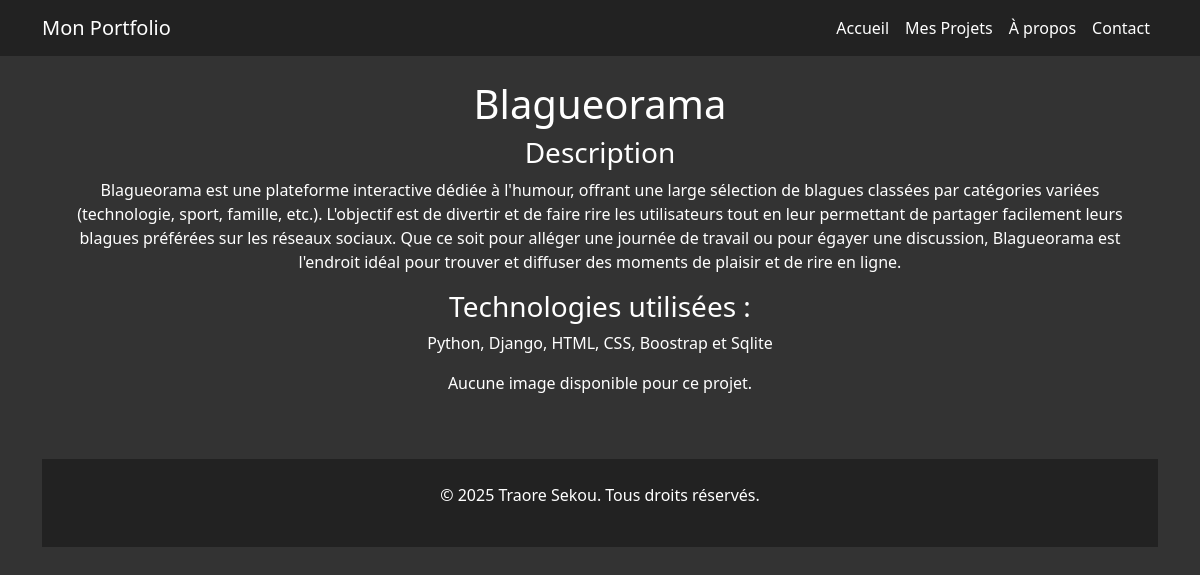
/dev95-Porfolio/projet/1/, run on an earlier commit of the app's database.
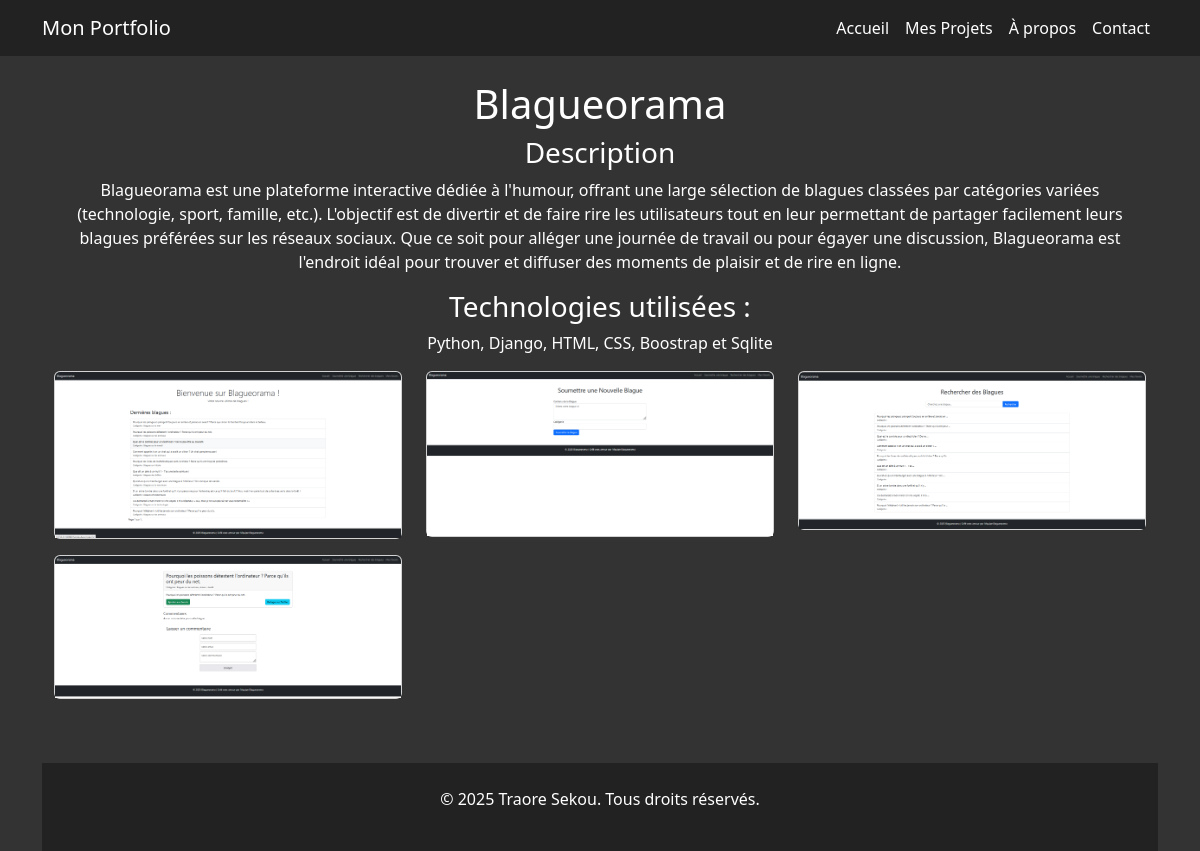
And on a later commit of the database.
### Porfolio/models.py (models this page shows, shortened)
class Project(models.Model):
    title = models.CharField(max_length=200)
    description = models.TextField()
    technologies = models.CharField(max_length=200)
    date_created = models.DateTimeField(auto_now_add=True)
    github_link = models.URLField(blank=True, null=True)

class ProjectImage(models.Model):
    project = models.ForeignKey(Project, on_delete=models.CASCADE, related_name="images")
    image = models.ImageField(upload_to='projects/images/')
    caption = models.CharField(max_length=200, blank=True, null=True)  # Optionnel, pour une légende

### Porfolio/views.py (the view)
# urls.py: path('dev95-Porfolio/projet/<int:project_id>/', views.project_detail, name='project_detail'),  # Détails d'un projet
def project_detail(request, project_id):
    project = get_object_or_404(Project, id=project_id)
    images = project.images.all()  # Grâce à related_name="images"
    return render(request, 'porfolio/project_detail.html', {'project': project, 'images': images})

### Porfolio/templates/porfolio/project_detail.html (shortened to what this page needs)
{% extends 'base.html' %}
{% block content %}
<div class="container mt-4">
  <h1 class="text-center">{{ project.title }}</h1>
  <h3 class="text-center">Description</h1>
  <p class="text-center">{{ project.description }}</p>
  <h3 class="text-center">Technologies utilisées :</h1>
  <p class="text-center">{{ project.technologies}}</p>
  <div class="row">
    {% for image in images %}
        <div class="col-md-4">
            <div class="card mb-3">
                <img src="{{ image.image.url }}" class="card-img-top" alt="Image de {{ project.title }}" data-bs-toggle="modal" data-bs-target="#imageModal{{ image.id }}">
            </div>
        </div>
    {% empty %}
        <p class="text-center">Aucune image disponible pour ce projet.</p>
    {% endfor %}
</div>
{% endblock %}

### Porfolio/templates/base.html (shortened to what this page needs)
<!DOCTYPE html>
<html lang="fr">
<head>
    <link href="https://cdn.jsdelivr.net/npm/bootstrap@5.3.0/dist/css/bootstrap.min.css" rel="stylesheet">
    <link href="https://cdn.jsdelivr.net/npm/bootstrap@5.3.0/dist/css/bootstrap.min.css" rel="stylesheet">
    <link href="https://cdn.jsdelivr.net/npm/bootstrap@5.3.0/dist/css/bootstrap.min.css" rel="stylesheet">
    <link rel="stylesheet" href="https://cdnjs.cloudflare.com/ajax/libs/animate.css/4.1.1/animate.min.css"/>
</head>
<body>
    <nav class="navbar navbar-expand-lg navbar-dark">
        <div class="container">
            <a class="navbar-brand wow fadeInLeft" href="{% url 'home' %}">Mon Portfolio</a>
            <div class="collapse navbar-collapse" id="navbarNav">
                <ul class="navbar-nav ms-auto">
                    <li class="nav-item"><a class="nav-link wow fadeInDown" href="{% url 'home' %}">Accueil</a></li>
                    <li class="nav-item"><a class="nav-link wow fadeInDown" href="{% url 'project_list' %}">Mes Projets</a></li>
                    <li class="nav-item"><a class="nav-link wow fadeInDown" href="{% url 'about' %}">À propos</a></li>
                    <li class="nav-item"><a class="nav-link wow fadeInDown" href="{% url 'contact' %}">Contact</a></li>
                </ul>
            </div>
        </div>
    </nav>
    <div class="container mt-4 wow fadeInUp">
        {% block content %}{% endblock %}
    </div>
    <footer class="text-center py-4 mt-5 wow fadeIn" style="background-color: #222222;">
        <p>&copy; 2025 Traore Sekou. Tous droits réservés.</p>
    </footer>
</body>
</html>

What changed in the data, as far as the page shows it:
added ProjectImage: image (picture)
added ProjectImage: image (picture)
added ProjectImage: image (picture)
added ProjectImage: image (picture)
Also different on the page:
text no longer shown: "Aucune image disponible pour ce projet."
